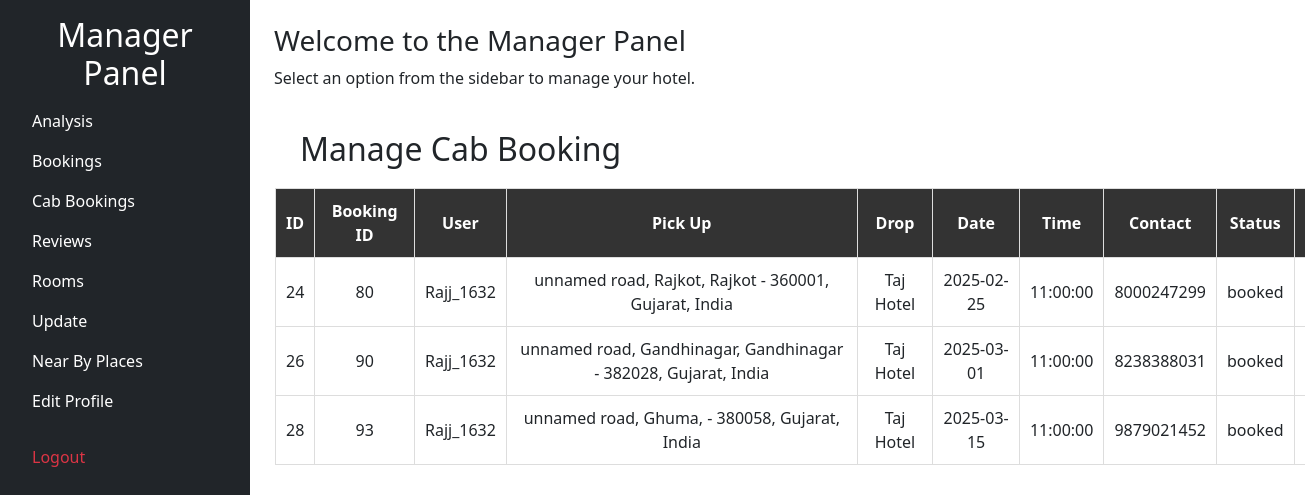
The page /manager/hotel/dashboard.php?page=cabbooking.php (signed in) on the database its author committed.
### tables this page shows
CREATE TABLE `cab_booking_hotel` (
  `id` int(11) NOT NULL,
  `hotel_booking_id` int(11) NOT NULL,
  `username` varchar(255) NOT NULL,
  `pickup` varchar(255) NOT NULL,
  `dropoff` varchar(255) NOT NULL,
  `date` date NOT NULL,
  `time` time NOT NULL,
  `contact` varchar(15) NOT NULL,
  `created_at` timestamp NOT NULL DEFAULT current_timestamp(),
  `status` varchar(50) NOT NULL DEFAULT 'booked'
);

### manager/hotel/cabbooking.php (the view, shortened to what this page needs)
<?php
$conn = mysqli_connect("localhost", "root", "", "bookmyroom") or die("Database Error");
$id = $_SESSION['manager_id'];
$query = "SELECT property_id FROM hotel_managers WHERE id = ?";
$stmt = mysqli_prepare($conn, $query);
mysqli_stmt_bind_param($stmt, "i", $id);
mysqli_stmt_execute($stmt);
$result1 = mysqli_stmt_get_result($stmt);
$row1 = mysqli_fetch_assoc($result1);
$hid = $row1['property_id'];
$query = "SELECT name FROM hotels1 WHERE id = ?";
$stmt = mysqli_prepare($conn, $query);
mysqli_stmt_bind_param($stmt, "i", $hid);
mysqli_stmt_execute($stmt);
$result1 = mysqli_stmt_get_result($stmt);
$row1 = mysqli_fetch_assoc($result1);
$hname = $row1['name'];
$query = "SELECT * FROM cab_booking_hotel WHERE dropoff = ?";
$stmt = mysqli_prepare($conn, $query);
mysqli_stmt_bind_param($stmt, "s", $hname);
mysqli_stmt_execute($stmt);
$result = mysqli_stmt_get_result($stmt);
?>
<!DOCTYPE html>
<html lang="en">
<head>
</head>
<body>
    <h2 class="head">Manage Cab Booking</h2>
    <table>
        <tr>
            <th>ID</th>
            <th>Booking ID</th>
            <th>User</th>
            <th>Pick Up</th>
            <th>Drop</th>
            <th>Date</th>
            <th>Time</th>
            <th>Contact</th>
            <th>Status</th>
            <th>Actions</th>
        </tr>
        <?php while ($row = mysqli_fetch_assoc($result)): ?>
            <tr>
                <td><?php echo $row['id']; ?></td>
                <td><?php echo $row['hotel_booking_id']; ?></td>
                <td><?php echo $row['username']; ?></td>
                <td><?php echo $row['pickup']; ?></td>
                <td><?php echo $row['dropoff']; ?></td>
                <td><?php echo $row['date']; ?></td>
                <td><?php echo $row['time']; ?></td>
                <td><?php echo $row['contact']; ?></td>
                <td><?php echo $row['status']; ?></td>
                <td>
                </td>
            </tr>
        <?php endwhile; ?>
    </table>
</body>
</html>

### manager/hotel/cabbooking.php (style rules this page uses)
.head { margin-left: 300px; }
table { width: 85%; border-collapse: collapse; margin-top: 20px; margin-left: 275px; }
th, td { border: 1px solid #ddd; padding: 10px; text-align: center; }
th { background-color: #333; color: white; }

### rows shown on the page
cab_booking_hotel: id "24", hotel_booking "80", username "Rajj_1632", pickup "unnamed road, Rajkot, Rajkot - 360001, Gujarat, India", dropoff "Taj Hotel", date "2025-02-25", time "11:00:00", contact "8000247299", status "booked"
cab_booking_hotel: id "26", hotel_booking "90", username "Rajj_1632", pickup "unnamed road, Gandhinagar, Gandhinagar - 382028, Gujarat, India", dropoff "Taj Hotel", date "2025-03-01", time "11:00:00", contact "8238388031", status "booked"
cab_booking_hotel: id "28", hotel_booking "93", username "Rajj_1632", pickup "unnamed road, Ghuma, - 380058, Gujarat, India", dropoff "Taj Hotel", date "2025-03-15", time "11:00:00", contact "9879021452", status "booked"
